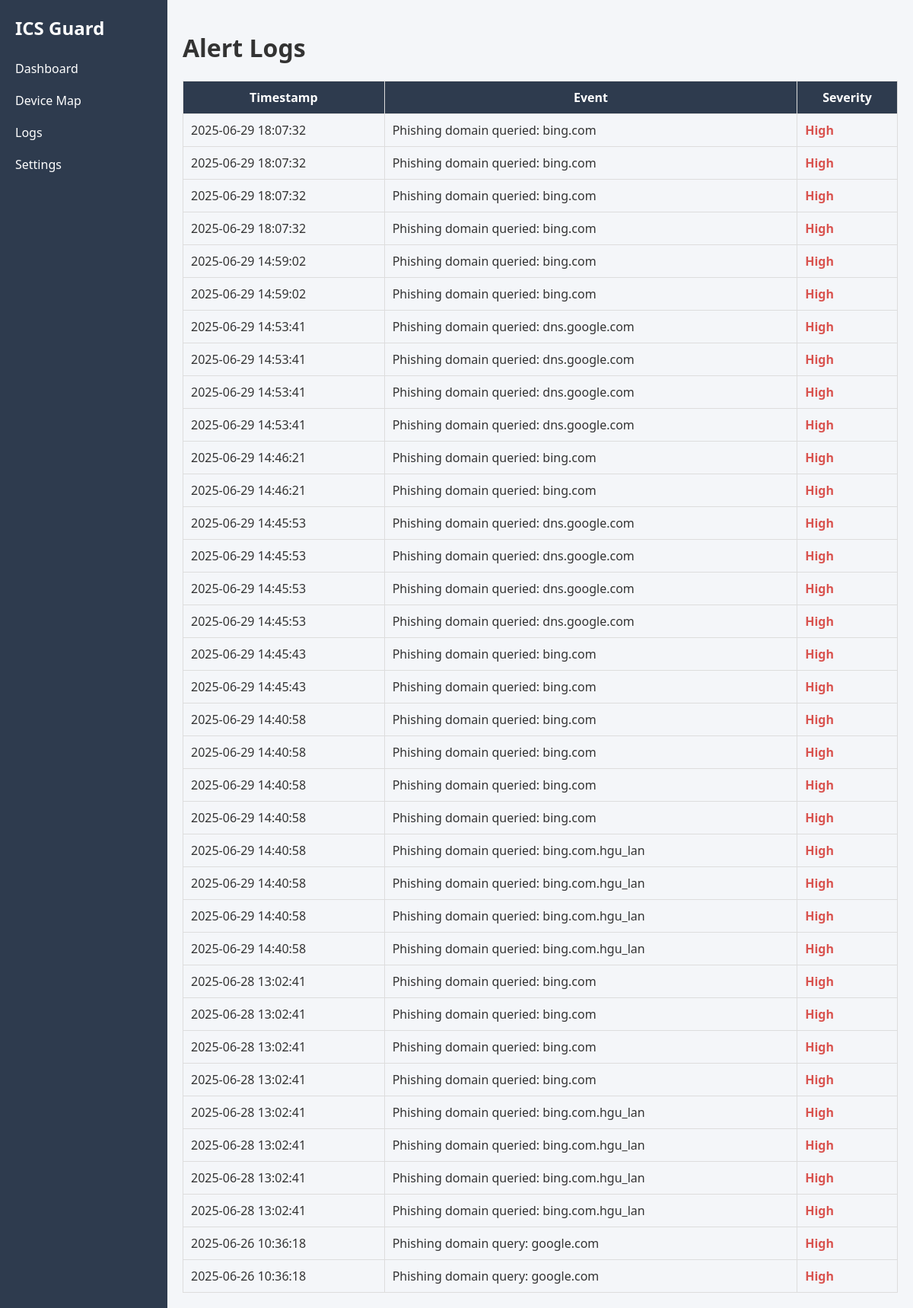
Page /logs on the committed database.
### tables this page shows
CREATE TABLE alerts (
            id INTEGER PRIMARY KEY AUTOINCREMENT,
            timestamp TEXT,
            event TEXT,
            severity TEXT
        );

### app.py (the view)
@app.route('/logs')
def logs():
    init_db()
    conn = sqlite3.connect("phishguard.db")
    cursor = conn.cursor()
    cursor.execute("SELECT timestamp, event, severity FROM alerts ORDER BY id DESC")
    rows = cursor.fetchall()
    conn.close()
    return render_template("logs.html", logs=rows)

### app.py (called while the page is built)
def init_db():
    conn = sqlite3.connect("phishguard.db")
    cursor = conn.cursor()
    cursor.execute('''
        CREATE TABLE IF NOT EXISTS alerts (
            id INTEGER PRIMARY KEY AUTOINCREMENT,
            timestamp TEXT,
            event TEXT,
            severity TEXT
        )
    ''')
    cursor.execute('''
        CREATE TABLE IF NOT EXISTS trusted_devices (
            ip TEXT PRIMARY KEY,
            mac TEXT
        )
    ''')
    conn.commit()
    conn.close()

### templates/logs.html (shortened to what this page needs)
<!DOCTYPE html>
<html lang="en">
<head>
    <link rel="stylesheet" href="{{ url_for('static', filename='style.css') }}">
</head>
<body>
    <div class="sidebar">
        <h2>ICS Guard</h2>
        <ul>
            <li><a href="/" style="color: white; text-decoration: none;">Dashboard</a></li>
            <li><a href="/device_map" style="color: white; text-decoration: none;">Device Map</a></li>
            <li><a href="/logs" style="color: white; text-decoration: none;">Logs</a></li>
            <li><a href="/logs" style="color: white; text-decoration: none;">Settings</a></li>
        </ul>
    </div>
    <div class="main">
        <div class="navbar">
            <h1>Alert Logs</h1>
        </div>
        <div class="log-table">
            <table>
                <thead>
                    <tr>
                        <th>Timestamp</th>
                        <th>Event</th>
                        <th>Severity</th>
                    </tr>
                </thead>
                <tbody>
                    {% for log in logs %}
                    <tr>
                        <td>{{ log[0] }}</td>
                        <td>{{ log[1] }}</td>
                        <td class="{{ log[2]|lower }}">{{ log[2] }}</td>
                    </tr>
                    {% else %}
                    <tr><td colspan="3">No alerts logged yet.</td></tr>
                    {% endfor %}
                </tbody>
            </table>
        </div>
    </div>
</body>
</html>

### static/style.css (style rules this page uses)
body { margin: 0; display: grid; grid-template-columns: 220px 1fr; height: 100vh; font-family: 'Segoe UI', sans-serif; background-color: #f4f6f9; color: #333; }
.sidebar { background: #2e3b4e; color: white; padding: 20px; }
.main { padding: 20px; overflow-y: auto; }
.sidebar h2 { margin-top: 0; margin-bottom: 1rem; }
.sidebar ul { list-style: none; padding: 0; }
.sidebar li { padding: 10px 0; cursor: pointer; }
.main { flex: 1; padding: 20px; }
.navbar { display: flex; justify-content: space-between; align-items: center; }
.log-table table { width: 100%; border-collapse: collapse; }
.log-table th, .log-table td { border: 1px solid #ddd; padding: 10px; }
.log-table th { background: #2e3b4e; color: white; }
.high { color: #d9534f; font-weight: bold; }

### rows in the picture
alerts: timestamp "2025-06-29 18:07:32", event "Phishing domain queried: bing.com", severity "High"
alerts: timestamp "2025-06-29 18:07:32", event "Phishing domain queried: bing.com", severity "High"
alerts: timestamp "2025-06-29 18:07:32", event "Phishing domain queried: bing.com", severity "High"
alerts: timestamp "2025-06-29 18:07:32", event "Phishing domain queried: bing.com", severity "High"
alerts: timestamp "2025-06-29 14:59:02", event "Phishing domain queried: bing.com", severity "High"
alerts: timestamp "2025-06-29 14:59:02", event "Phishing domain queried: bing.com", severity "High"
alerts: timestamp "2025-06-29 14:53:41", event "Phishing domain queried: dns.google.com", severity "High"
alerts: timestamp "2025-06-29 14:53:41", event "Phishing domain queried: dns.google.com", severity "High"
alerts: timestamp "2025-06-29 14:53:41", event "Phishing domain queried: dns.google.com", severity "High"
alerts: timestamp "2025-06-29 14:53:41", event "Phishing domain queried: dns.google.com", severity "High"
alerts: timestamp "2025-06-29 14:46:21", event "Phishing domain queried: bing.com", severity "High"
alerts: timestamp "2025-06-29 14:46:21", event "Phishing domain queried: bing.com", severity "High"
alerts: timestamp "2025-06-29 14:45:53", event "Phishing domain queried: dns.google.com", severity "High"
alerts: timestamp "2025-06-29 14:45:53", event "Phishing domain queried: dns.google.com", severity "High"
alerts: timestamp "2025-06-29 14:45:53", event "Phishing domain queried: dns.google.com", severity "High"
alerts: timestamp "2025-06-29 14:45:53", event "Phishing domain queried: dns.google.com", severity "High"
alerts: timestamp "2025-06-29 14:45:43", event "Phishing domain queried: bing.com", severity "High"
alerts: timestamp "2025-06-29 14:45:43", event "Phishing domain queried: bing.com", severity "High"
alerts: timestamp "2025-06-29 14:40:58", event "Phishing domain queried: bing.com", severity "High"
alerts: timestamp "2025-06-29 14:40:58", event "Phishing domain queried: bing.com", severity "High"
alerts: timestamp "2025-06-29 14:40:58", event "Phishing domain queried: bing.com", severity "High"
alerts: timestamp "2025-06-29 14:40:58", event "Phishing domain queried: bing.com", severity "High"
alerts: timestamp "2025-06-29 14:40:58", event "Phishing domain queried: bing.com.hgu_lan", severity "High"
alerts: timestamp "2025-06-29 14:40:58", event "Phishing domain queried: bing.com.hgu_lan", severity "High"
alerts: timestamp "2025-06-29 14:40:58", event "Phishing domain queried: bing.com.hgu_lan", severity "High"
alerts: timestamp "2025-06-29 14:40:58", event "Phishing domain queried: bing.com.hgu_lan", severity "High"
alerts: timestamp "2025-06-28 13:02:41", event "Phishing domain queried: bing.com", severity "High"
alerts: timestamp "2025-06-28 13:02:41", event "Phishing domain queried: bing.com", severity "High"
alerts: timestamp "2025-06-28 13:02:41", event "Phishing domain queried: bing.com", severity "High"
alerts: timestamp "2025-06-28 13:02:41", event "Phishing domain queried: bing.com", severity "High"
alerts: timestamp "2025-06-28 13:02:41", event "Phishing domain queried: bing.com.hgu_lan", severity "High"
alerts: timestamp "2025-06-28 13:02:41", event "Phishing domain queried: bing.com.hgu_lan", severity "High"
alerts: timestamp "2025-06-28 13:02:41", event "Phishing domain queried: bing.com.hgu_lan", severity "High"
alerts: timestamp "2025-06-28 13:02:41", event "Phishing domain queried: bing.com.hgu_lan", severity "High"
alerts: timestamp "2025-06-26 10:36:18", event "Phishing domain query: google.com", severity "High"
alerts: timestamp "2025-06-26 10:36:18", event "Phishing domain query: google.com", severity "High"
